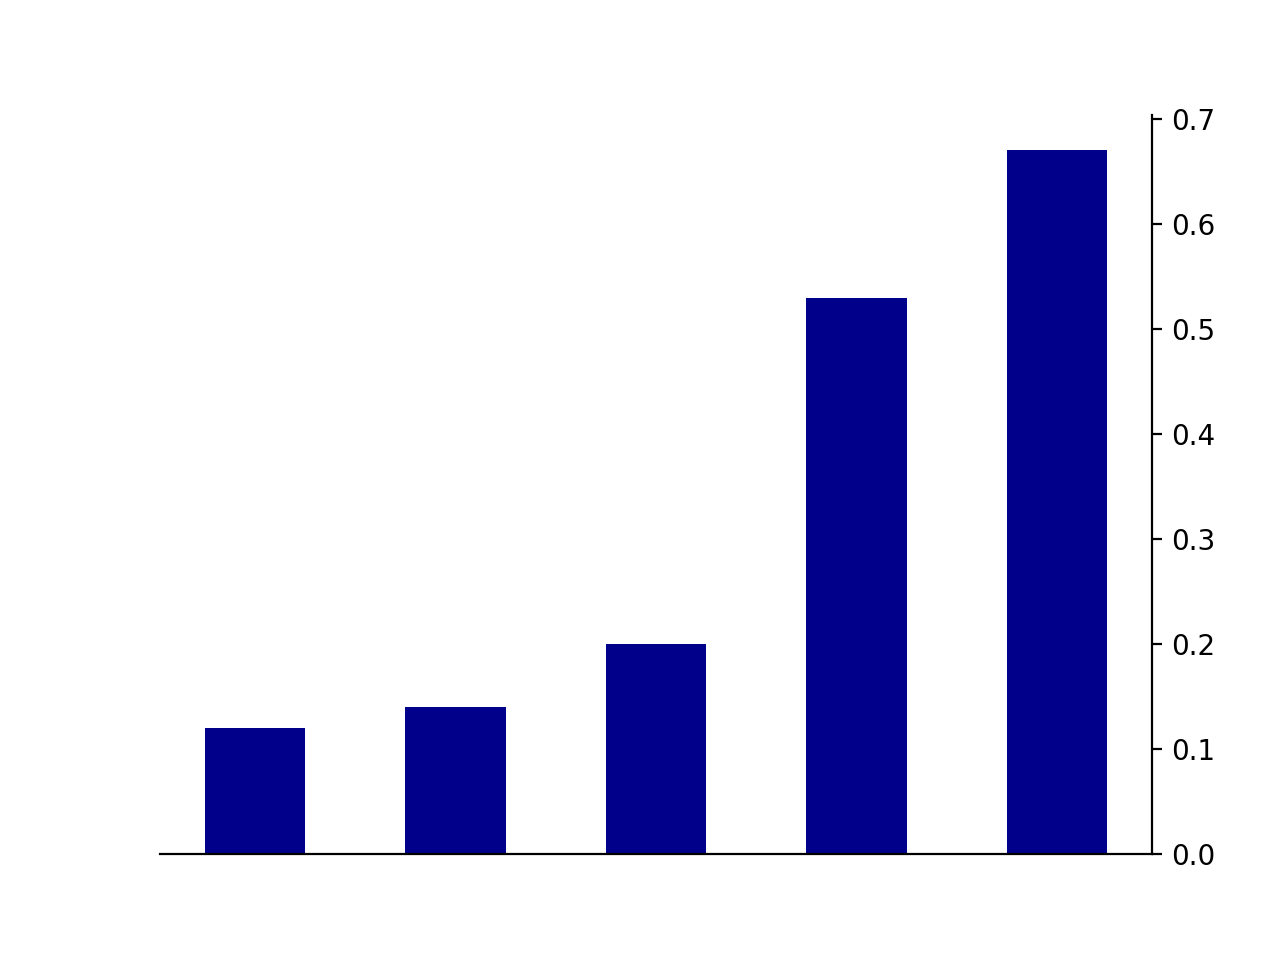

Source code (Python):
import pandas as pd
import numpy as np
import matplotlib.pyplot as plt
import os

y = [0.12, 0.14, 0.2, 0.53, 0.67]
x = [0,1,2,3,4]
plt.bar(x, height= y, width= 0.5 , color = 'darkblue')
ax = plt.gca()
ax.yaxis.set_ticks_position('right')
ax.yaxis.set_label_position("right")
# ax.invert_yaxis()
# ax.set_ylabel('uncertainty',labelpad = 10)
ax.spines['left'].set_visible(False)
ax.spines['top'].set_visible(False)
# plt.axis(False)
plt.xticks([])
plt.savefig('vis_uncertainty.png', dpi = 200)
plt.show()

